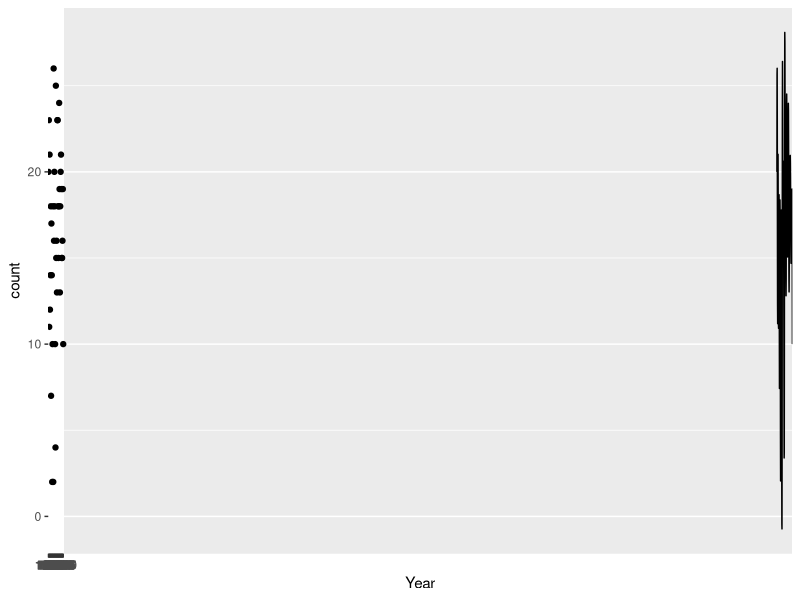
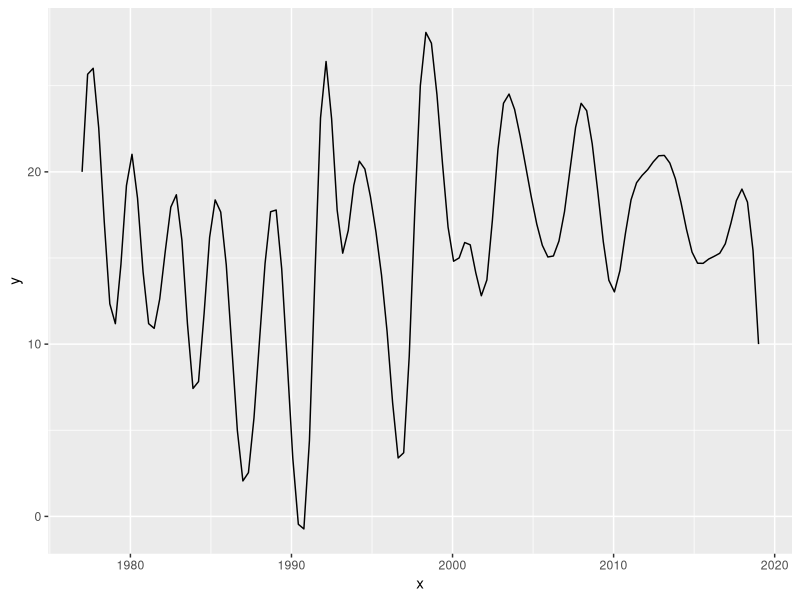

The R source for these figures, in order:
library(tidyverse)
dat = read.csv("CM000004910.csv")
glimpse(dat)
tidied_dat = dat %>%
  separate(col=DATE,into=c("Year","Month","Day"))
by_month = tidied_dat %>%
  group_by(Month)

jja <- tidied_dat %>%
  filter((Month=='06'|Month=='07'|Month=='08'))
summ <- jja %>%
  filter(Year>=1976 & Year<2020)%>%
  group_by(Year)%>%
  filter(PRCP<=3)%>%
  summarize(count=n())
p <- ggplot(summ,aes(x=Year,y=count))+
  geom_point()
spline.d <- as.data.frame(spline(summ$Year, summ$count))
p + geom_line(data = spline.d, aes(x = x, y = y))
ggplot(data = spline.d, aes(x = x, y = y))+
  geom_line()